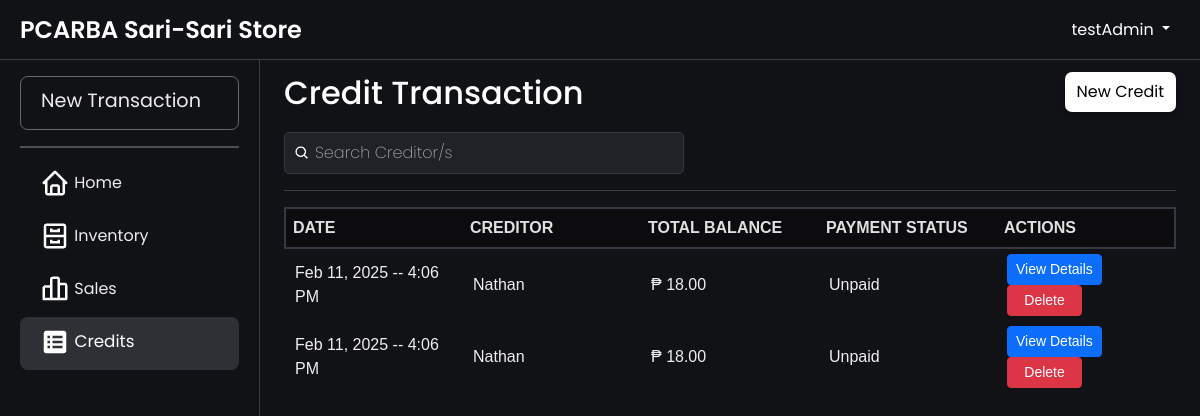
Before: /credit.php (signed in) with the older database file.
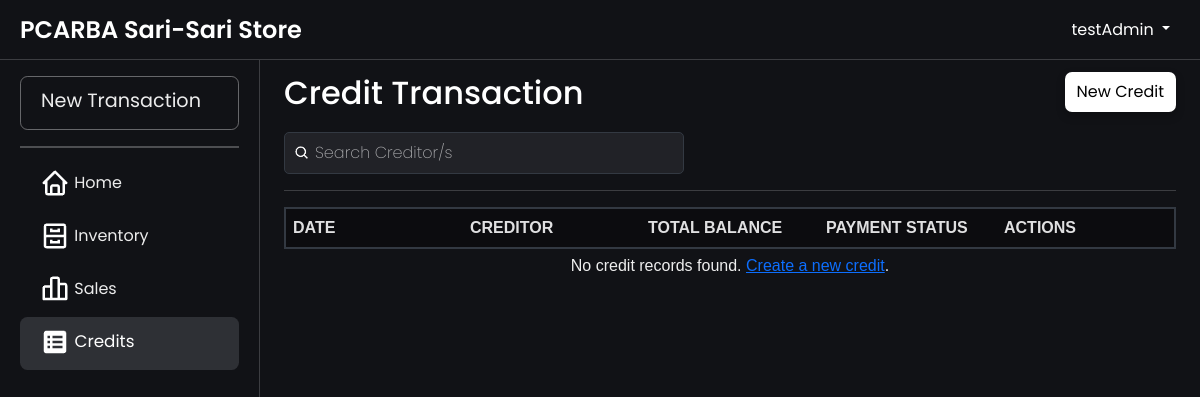
After: the same page with the newer database file.
### tables this page shows
CREATE TABLE `credits` (
  `creditId` int(11) NOT NULL AUTO_INCREMENT,
  `paymentStatus` enum('Paid','Unpaid') DEFAULT 'Unpaid',
  `lastUpdated` timestamp NOT NULL DEFAULT current_timestamp() ON UPDATE current_timestamp(),
  `transactionDate` timestamp NOT NULL DEFAULT current_timestamp(),
  `creditorId` int(11) NOT NULL,
  `userId` int(11) NOT NULL,
  PRIMARY KEY (`creditId`),
  KEY `users_credits` (`userId`),
  KEY `creditor_credits` (`creditorId`),
  CONSTRAINT `creditor_credits` FOREIGN KEY (`creditorId`) REFERENCES `creditor` (`creditorId`) ON DELETE CASCADE,
  CONSTRAINT `users_credits` FOREIGN KEY (`userId`) REFERENCES `users` (`userId`)
);

CREATE TABLE `creditor` (
  `creditorId` int(11) NOT NULL AUTO_INCREMENT,
  `customerName` varchar(100) NOT NULL,
  `phoneNumber` varchar(15) DEFAULT NULL,
  `amountPaid` decimal(10,2) DEFAULT NULL,
  `creditBalance` decimal(10,2) NOT NULL,
  PRIMARY KEY (`creditorId`)
);

### htdocs/credit.php (the view, shortened to what this page needs)
<?php
include 'db.php';
$query = "SELECT c.creditId, c.transactionDate, c.paymentStatus, cr.creditBalance, cr.customerName
          FROM credits c
          JOIN creditor cr ON c.creditorId = cr.creditorId
          ORDER BY c.lastUpdated DESC";
$result = $conn->query($query);
$credits = $result->fetch_all(MYSQLI_ASSOC);
?>
<!DOCTYPE html>
<html lang="en">
<head>
    <link rel="stylesheet" href="css/bootstrap.min.css">
    <link rel="stylesheet" href="css/layer1.css">
</head>
<body>
    <?php include 'navbar.php'; ?>
    <div class="main-content">
        <div class="container">
            <div class="table-wrapper">
                <div class="header-container">
                    <h2>Credit Transaction</h2>
                    <div class="button">
                        <a href="addCredit.php">New Credit</a>
                    </div>
                </div>
                <div class="search-container">
                    <div class="search-wrapper">
                        <img src="images/search-icon.png" alt="Search" class="search-icon">
                        <input type="text" id="searchBar" placeholder="Search Creditor/s" onkeyup="filterCredits(); toggleClearIcon();">
                    </div>
                </div>
                <hr style="height: 1px; border: none; color: rgb(187, 188, 190); background-color: rgb(187, 188, 190);">
                <table id="creditsTable">
                    <thead>
                        <tr align="left">
                            <th>Date</th>
                            <th>Creditor</th>
                            <th>Total Balance</th>
                            <th>Payment Status</th>
                            <th>Actions</th>
                        </tr>
                    </thead>
                    <tbody>
                        <?php if (empty($credits)) { ?>
                            <tr>
                                <td colspan="5" style="text-align: center;">No credit records found. <a href="addCredit.php">Create a new credit</a>.</td>
                            </tr>
                        <?php } else { ?>
                            <?php foreach ($credits as $credit) { ?>
                                <tr>
                                    <td><?php echo htmlspecialchars(date("M d, Y -- g:i A", strtotime($credit['transactionDate']))); ?></td>
                                    <td><?php echo htmlspecialchars($credit['customerName']); ?></td>
                                    <td>₱ <?php echo htmlspecialchars($credit['creditBalance']); ?></td>
                                    <td><?php echo htmlspecialchars($credit['paymentStatus']); ?></td>
                                    <td>
                                        <a href="credit_details.php?creditId=<?php echo $credit['creditId']; ?>" class="btn btn-primary btn-sm btn-action">
                                            <span>View Details</span>
                                        </a>
                                        <form method="POST" action="credit.php" style="display:inline;" onsubmit="return confirmDelete();">
                                            <button type="submit" class="btn btn-danger btn-sm btn-action">Delete</button>
                                        </form>
                                    </td>
                                </tr>
                            <?php } ?>
                        <?php } ?>
                    </tbody>
                </table>
            </div>
        </div>
    </div>
</body>

Changed rows visible on the page:
removed credits: transactionDate "Feb 11, 2025 -- 4:06 PM", creditorId.customerName "Nathan", creditorId.creditBalance "18.00", paymentStatus "Unpaid"
removed credits: transactionDate "Feb 11, 2025 -- 4:06 PM", creditorId.customerName "Nathan", creditorId.creditBalance "18.00", paymentStatus "Unpaid"
Other visible differences:
text now shown: "No credit records found. Create a new credit ."
